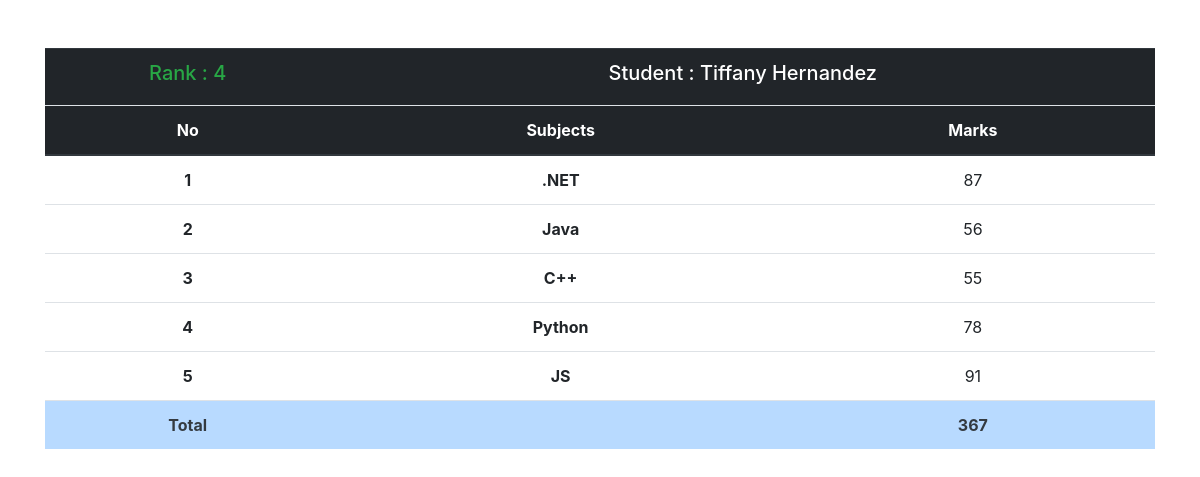
Page /marks/STU-668/ on the committed database.
### students/models.py (models this page shows, shortened)
class SubjectsMarks(models.Model):
    student = models.ForeignKey(Student, related_name='studentmark', on_delete=models.CASCADE)
    subject = models.ForeignKey(Subjects, on_delete=models.CASCADE)
    marks = models.IntegerField()
    class Meta:
        unique_together = ['student', 'subject']

class Student(models.Model):
    student_id = models.OneToOneField(StudentID,related_name='studentid',on_delete=models.CASCADE)
    student_name = models.CharField(max_length=100)
    student_email = models.EmailField(unique=True)
    student_age = models.IntegerField(default=18)
    student_address = models.TextField()
    def __str__(self):
        return self.student_name

class ReportCard(models.Model):
    student = models.ForeignKey(Student,related_name='reportcard', on_delete=models.CASCADE)
    student_rank = models.IntegerField()
    report_date = models.DateField(auto_now_add=True)
    class Meta:
        unique_together = ['student_rank','report_date']

class Subjects(models.Model):
    subject = models.CharField(max_length=50)

### students/views.py (the view)
# urls.py: path('marks/<sid>/',seemarks,name='seemarks')
def seemarks(request,sid):
    queryset = SubjectsMarks.objects.filter(student__student_id__student_id = sid)
    total = queryset.aggregate(total = Sum('marks'))
    students = Student.objects.annotate(marks = Sum('studentmark__marks')).order_by('-marks')
    context = {
        'queryset':queryset,
        'total':total,
    }
    return render(request, 'marks_detail.html', context)

### templates/marks_detail.html (shortened to what this page needs)
<!DOCTYPE html>
<html lang="en">
<head>
    <link rel="stylesheet" href="https://cdn.jsdelivr.net/npm/bootstrap@4.1.3/dist/css/bootstrap.min.css">
</head>
<body>
    <div class="container mt-5">
        <table class="table text-center">
            <thead class="table-dark border-bottom">
                <tr>
                    <td class="border-bottom text-center text-success" >
                        <h5>Rank : {{queryset.first.student.reportcard.first.student_rank}}</h5>
                    </td>
                    <td class="border-bottom text-center" colspan="2">
                        <h5>Student : {{queryset.first.student}}</h5>
                    </td>
                </tr>
            </thead>
            <thead class="thead-dark">
                <th>No</th>
                <th>Subjects</th>
                <th>Marks</th>
            </thead>
            <tbody>
                {% for mark in queryset %}
                <tr>
                    <th scope="row">{{forloop.counter}}</th>
                    <td><b> {{mark.subject.subject}} </b></td>
                    <td>{{mark.marks}}</td>
                </tr>
                {% endfor %}
                <tr class="table-primary text-dark">
                    <th scope="col">Total</th>
                    <th></th>
                    <th scope="col">{{total.total}}</th>
                </tr>
            </tbody>
        </table>
    </div>
</body>
</html>

### rows in the picture
SubjectsMarks: first.student.reportcard.first.student_rank "4", first.student "Tiffany Hernandez", subject.subject ".NET", marks "87"
SubjectsMarks: subject.subject "Java", marks "56"
SubjectsMarks: subject.subject "C++", marks "55"
SubjectsMarks: subject.subject "Python", marks "78"
SubjectsMarks: subject.subject "JS", marks "91"

### other values in the picture
{{ total.total }} "367"
